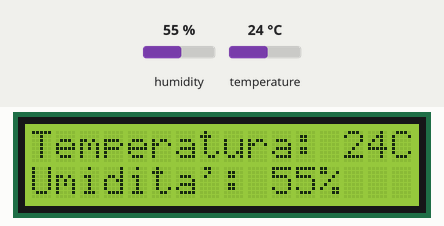
This sketch was run on a simulated Arduino Uno, built with avr-gcc and run on an emulated ATmega328P. Shown: 16×2 character LCD. Inputs (shaded band) come from the test bench; at power-on: humidity 55 %, temperature 24 °C. What the sketch prints to the serial monitor is not drawn.

Above: at 1.2 s.
1.3 s: humidity set to 22 %
At 11.0 s:
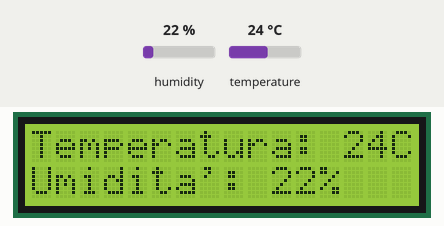
15.3 s: temperature set to 12 °C
At 21.4 s:
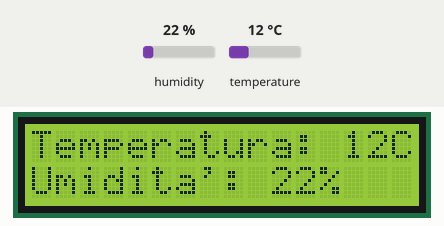
26.7 s: humidity set to 40 %
At 31.8 s:
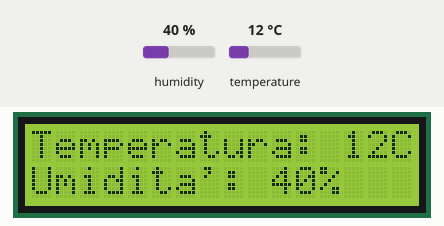
36.8 s: temperature set to 19 °C
At 40.9 s:
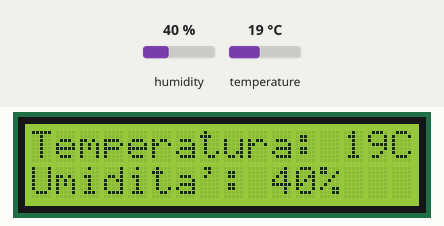
Timing chart, 0 to 42.4 s (numbered marks = the images above; inputs shaded):
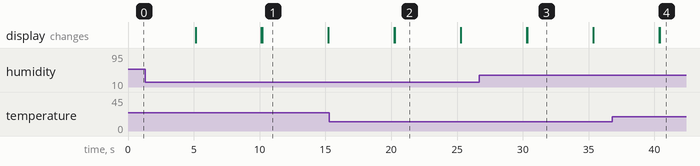

Measured:
- what the display in image 1 shows lasts 5.0 s, from 10.2 s to 15.2 s

The sketch:

LCD-I2C.ino
```cpp
// Sensore DHT11
#include "DHT.h"
#define DHTPIN 12       // Definisco il PIN digitale a cui è collegato il sensore
#define DHTTYPE DHT11   // Specifico che uso il DHT11

DHT dht(DHTPIN, DHTTYPE);

//I2C LCD:
#include <Wire.h>
#include <LiquidCrystal_I2C.h>

// Display LCD I2C
LiquidCrystal_I2C lcd(0x3F, 2, 1, 0, 4, 5, 6, 7, 3, POSITIVE); // porta del display YwRobot Arduino LCM1602 IIC V1

// Se non funziona prova una di queste levando i commenti
//LiquidCrystal_I2C lcd(0x27, 2, 1, 0, 4, 5, 6, 7, 3, POSITIVE); // porta del display LCM1602 IIC A0 A1 A2 v3
//LiquidCrystal_I2C lcd(0x20, 4, 5, 6, 0, 1, 2, 3, 7, NEGATIVE); // porta del display Arduino-IIC-LCD GY-LCD-V1
//LiquidCrystal_I2C lcd(0x20, 2, 1, 0, 4, 5, 6, 7, 3, POSITIVE); // porta del display LCM1602 IIC A0 A1 A2 v2

void setup() {
  Serial.begin(9600);
  lcd.begin(16,2);
  Serial.println("Avvio sistema");

  dht.begin();

}

void loop() {

  int h = dht.readHumidity();     // Legge temperatura
  int t = dht.readTemperature();  // Legge umidità

// imposta il cursore partendo da (0,0)
  lcd.setCursor(0, 0);
  lcd.print("Temperatura: ");
  lcd.print(t);
  lcd.print("C");

// imposta il cursore partendo da (16,1)
  lcd.setCursor(0,1);
  lcd.print("Umidita': ");
  lcd.print(h);
  lcd.print("%");
  delay (5000); // attendo 5 secondi
  lcd.clear();          // Pulisce display LCD

// Imposta il cursore per far apparire una scritta personalizzata
  lcd.setCursor(0, 0);
  lcd.print("RESHITOZE");
  lcd.setCursor(0,1);
  lcd.print("YOUTUBE");
  delay (5000);         // attendo 5 secondi
  lcd.clear();          // Pulisce display LCD

// Stampa al monitor seriale i valori
  Serial.print("Temperatura: ");
  Serial.print(t);
  Serial.print("C, Umidità: ");
  Serial.print(h);
  Serial.println("%");


}
```
